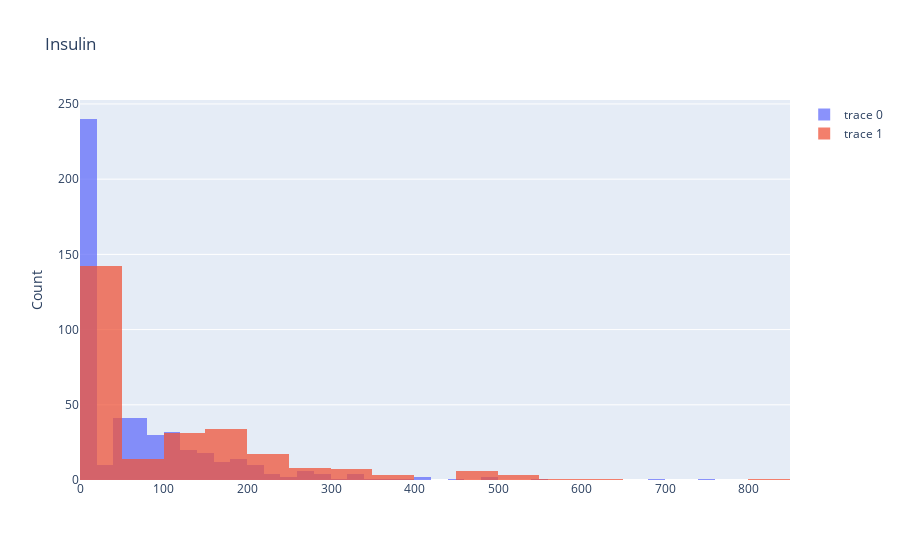

Notebook code for this chart:
### Code cell
plotBarCat(df,df_name[4],'Outcome')

### Figure 1 — Plotly figure (JSON) as saved in the notebook; plotly's stock layout.template omitted (floating-point values rounded to 4 significant figures; data arrays with more than 128 entries replaced by an {"elided": "..."} marker saying what was removed)
{"data": [{"opacity": 0.75, "type": "histogram", "x": {"elided": "500 int values"}}, {"opacity": 0.75, "type": "histogram", "x": {"elided": "268 int values"}}], "layout": {"barmode": "overlay", "title": {"text": "Insulin"}, "yaxis": {"title": {"text": "Count"}}}}
